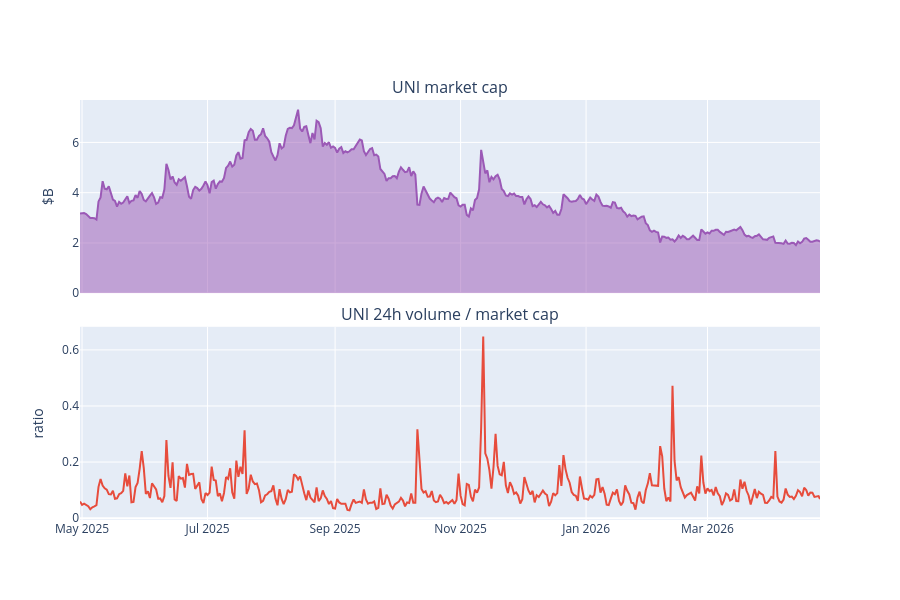

Notebook cell for this chart:
### Code cell
# Market cap vs 24h volume — volume/mcap ratio as a turnover proxy
fig = make_subplots(rows=2, cols=1, shared_xaxes=True, vertical_spacing=0.08,
                    subplot_titles=('UNI market cap', 'UNI 24h volume / market cap'))
fig.add_trace(go.Scatter(x=uni_cg['datetime'], y=uni_cg['mcap']/1e9,
                         fill='tozeroy', line=dict(color='#9b59b6'), name='Market cap'), 1, 1)
fig.add_trace(go.Scatter(x=uni_cg['datetime'], y=uni_cg['volume']/uni_cg['mcap'],
                         line=dict(color='#e74c3c'), name='Turnover'), 2, 1)
fig.update_yaxes(title_text='$B', row=1, col=1)
fig.update_yaxes(title_text='ratio', row=2, col=1)
fig.update_layout(height=600, showlegend=False)
fig.show()

### Figure 1 — Plotly figure (JSON) as saved in the notebook; plotly's stock layout.template omitted (floating-point values rounded to 4 significant figures; data arrays with more than 128 entries replaced by an {"elided": "..."} marker saying what was removed)
{"data": [{"fill": "tozeroy", "line": {"color": "#9b59b6"}, "name": "Market cap", "type": "scatter", "x": {"elided": "361 str values"}, "xaxis": "x", "y": {"elided": "361 float values"}, "yaxis": "y"}, {"line": {"color": "#e74c3c"}, "name": "Turnover", "type": "scatter", "x": {"elided": "361 str values"}, "xaxis": "x2", "y": {"elided": "361 float values"}, "yaxis": "y2"}], "layout": {"annotations": [{"font": {"size": 16}, "showarrow": false, "text": "UNI market cap", "x": 0.5, "xanchor": "center", "xref": "paper", "y": 1, "yanchor": "bottom", "yref": "paper"}, {"font": {"size": 16}, "showarrow": false, "text": "UNI 24h volume / market cap", "x": 0.5, "xanchor": "center", "xref": "paper", "y": 0.46, "yanchor": "bottom", "yref": "paper"}], "height": 600, "showlegend": false, "xaxis": {"anchor": "y", "domain": [0, 1], "matches": "x2", "showticklabels": false}, "xaxis2": {"anchor": "y2", "domain": [0, 1]}, "yaxis": {"anchor": "x", "domain": [0.54, 1], "title": {"text": "$B"}}, "yaxis2": {"anchor": "x2", "domain": [0, 0.46], "title": {"text": "ratio"}}}}
